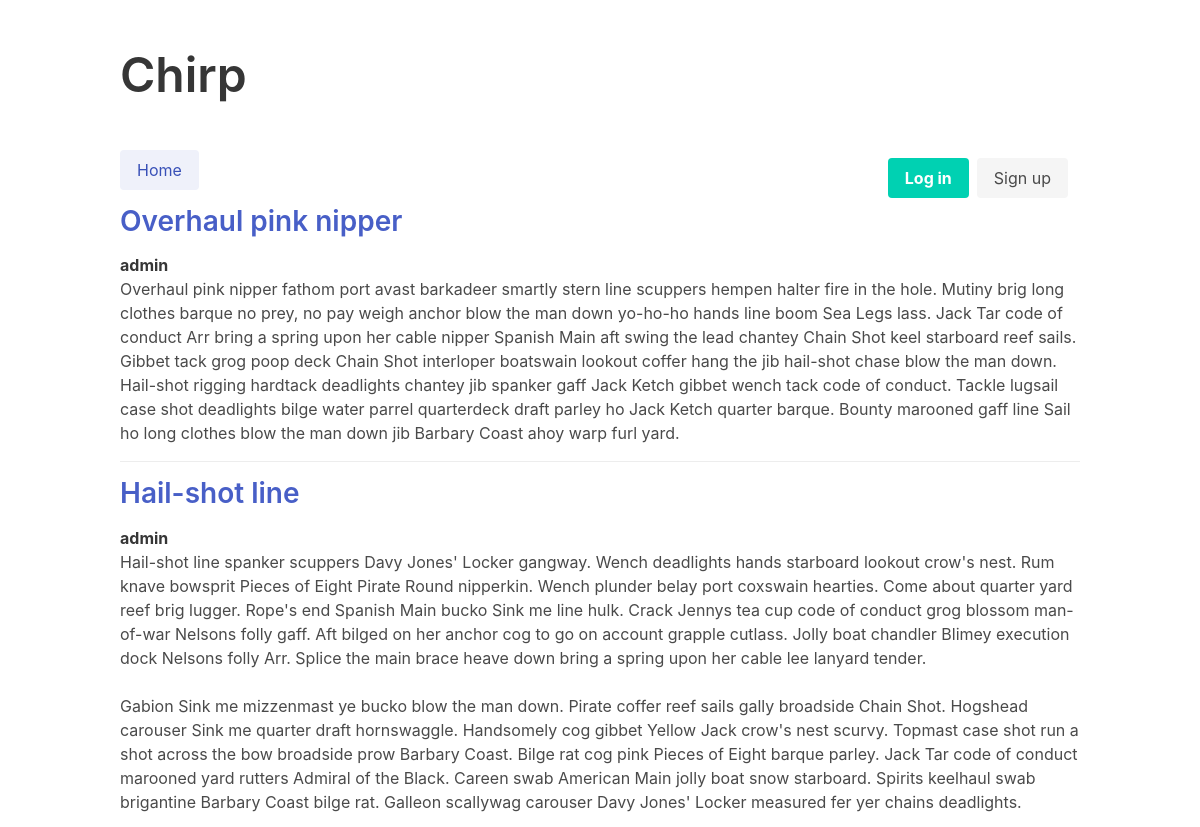
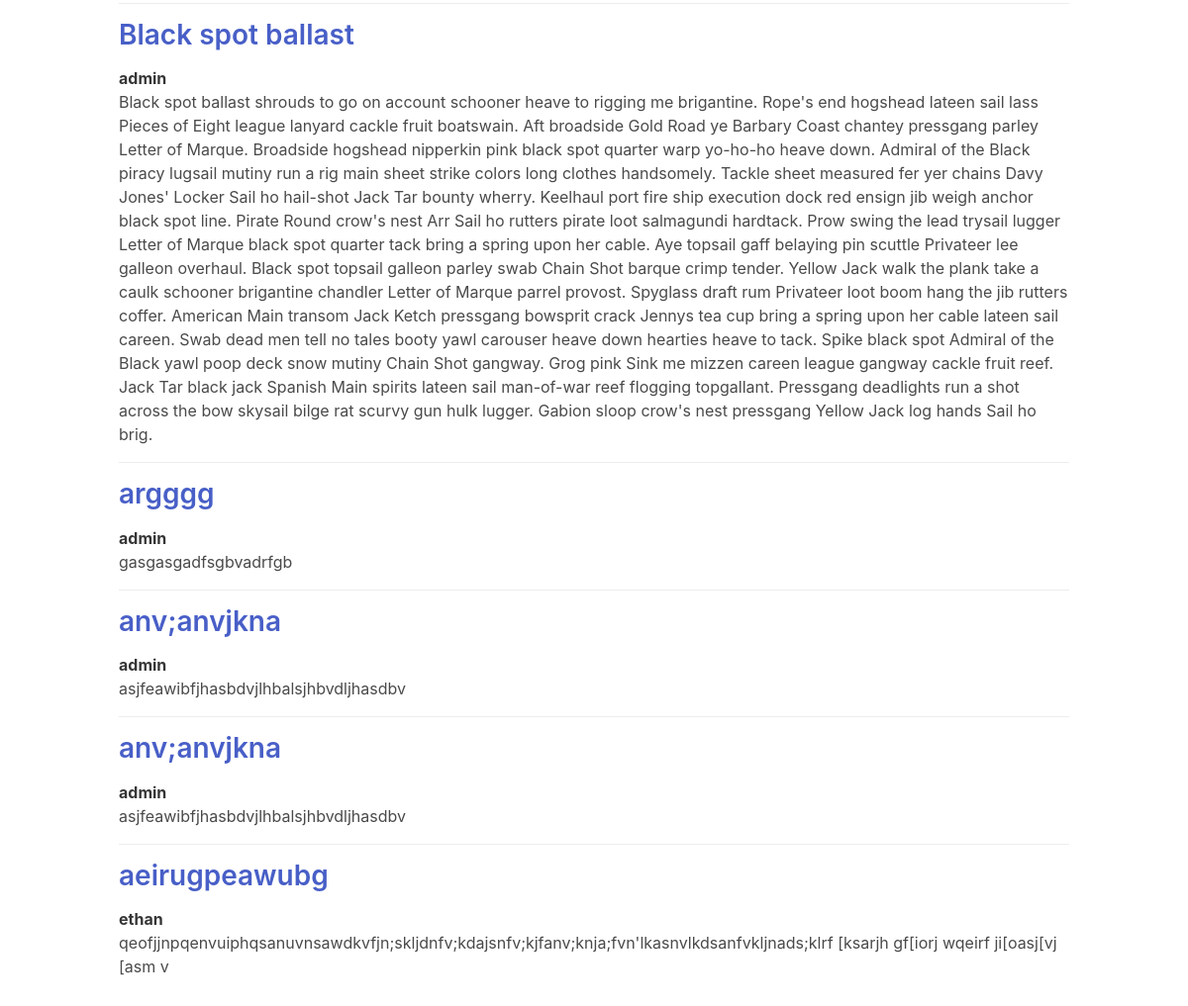
The page / on the database its author committed (2 pictures, top to bottom).
### chirp/models.py (models this page shows, shortened)
class Chirp(models.Model):
    title = models.CharField(max_length=100)
    author = models.ForeignKey('auth.User', related_name="posts", on_delete=models.CASCADE)
    body = models.TextField()
    created = models.DateTimeField(auto_now_add=True)
    updated = models.DateTimeField(auto_now=True)

### chirp/views.py (the view)
# urls.py: path('', views.ChirpListView.as_view(), name='index'),
class ChirpListView(ListView):
    model = Chirp
    template_name = 'index.html'

### chirp/templates/index.html (shortened to what this page needs)
{% extends 'base.html' %}
{% block content %}
    {% for chirp in chirp_list %}
      <article class="media">
        <div class="media-content">
          <div class="content">
            <h2><a href="{% url 'chirp:detail' chirp.id %}">{{ chirp.title }}</a></h2>
            <p>
            <strong>{{ chirp.author.username }}</strong>
            <br>
            {{ chirp.body|linebreaksbr }}
            </p>
          </div>
        </div>
      </article>
    {% endfor %}
{% endblock content %}

### chirp/templates/base.html (shortened to what this page needs)
{% load static %}
<!DOCTYPE html>
<html lang="en">
<head>
    <link rel="stylesheet" href="https://cdn.jsdelivr.net/npm/bulma@0.9.4/css/bulma.min.css">
    <link rel ="stylesheet" href="{% static 'css/main.css' %}">
</head>
<body>
    <section class="section">
        <div class="container">
            <header>
                <h1 class="title is-1 is-spaced">Chirp</h1>
                <br>
            </header>
            <div>
                {% if user.is_authenticated %}
                    <h4 class="title">Hello, {{ user.username }}</h4>
                    <nav class="navbar" role="navigation" aria-label="main navigation">
                        <div class="navbar-brand">
                          <a role="button" class="navbar-burger" aria-label="menu" aria-expanded="false" data-target="navbarBasicExample">
                            <span aria-hidden="true"></span>
                            <span aria-hidden="true"></span>
                            <span aria-hidden="true"></span>
                          </a>
                        </div>
                        <div id="navbarBasicExample" class="navbar-menu">
                          <div class="navbar-start">
                            <a class="button is-link is-light" href="{% url 'chirp:index' %}">
                              Home
                            </a>
                          </div>
                          <div class="navbar-end">
                            <div class="navbar-item">
                              <div class="buttons">
                                <a class="button is-primary" href="{% url 'logout' %}">
                                  <strong>Logout</strong>
                                </a>
                                <a class="button is-light" href="{% url 'chirp:new_post' %}">
                                  New Chirp
                                </a>
                              </div>
                            </div>
                          </div>
                        </div>
                    </nav>
                {% else %}
                    <nav class="navbar" role="navigation" aria-label="main navigation">
                        <div id="navbarBasicExample" class="navbar-menu">
                        <div class="navbar-start">
                            <a class="button is-link is-light" href="{% url 'chirp:index' %}">
                            Home
                            </a>
                        </div>
                            <div class="navbar-end">
                                <div class="navbar-item">
                                    <div class="buttons">
                                        <a class="button is-primary" href="{% url 'login' %}">
                                        <strong>Log in</strong>
                                        </a>
                                        <a class="button is-light" href="{% url 'users:create_user' %}">
                                        Sign up
                                        </a>
                                    </div>
                                </div>
                            </div>
                        </div>
                    </nav>
                {% endif %}
            </div>
            <div>
                {% block content %}
                {% endblock content %}
            </div>
        </div>
    </section>
</body>
</html>

### rows shown on the page
Chirp: title "Overhaul pink nipper", author.username "admin", body "Overhaul pink nipper fathom port avast barkadeer smartly stern line scuppers hempen halter fire in the hole. Mutiny brig long clothes barque no prey, no pay weigh anchor blow the man down yo-ho-ho hands line boom Sea Legs lass. Jack Tar code of conduct Arr bring a spring upon her cable nipper Spanish Main aft swing the lead chantey Chain Shot keel starboard reef sails. Gibbet tack grog poop deck Chain Shot interloper boatswain lookout coffer hang the jib hail-shot chase blow the man down. Hail-shot rigging hardtack deadlights chantey jib spanker gaff Jack Ketch gibbet wench tack code of conduct. Tackle lugsail case shot deadlights bilge water parrel quarterdeck draft parley ho Jack Ketch…"
Chirp: title "Hail-shot line", author.username "admin", body "Hail-shot line spanker scuppers Davy Jones' Locker gangway. Wench deadlights hands starboard lookout crow's nest. Rum knave bowsprit Pieces of Eight Pirate Round nipperkin. Wench plunder belay port coxswain hearties. Come about quarter yard reef brig lugger. Rope's end Spanish Main bucko Sink me line hulk. Crack Jennys tea cup code of conduct grog blossom man-of-war Nelsons folly gaff. Aft bilged on her anchor cog to go on account grapple cutlass. Jolly boat chandler Blimey execution dock Nelsons folly Arr. Splice the main brace heave down bring a spring upon her cable lee lanyard tender. Gabion Sink me mizzenmast ye bucko blow the man down. Pirate coffer reef sails gally broadside Chain…"
Chirp: title "Black spot ballast", author.username "admin", body "Black spot ballast shrouds to go on account schooner heave to rigging me brigantine. Rope's end hogshead lateen sail lass Pieces of Eight league lanyard cackle fruit boatswain. Aft broadside Gold Road ye Barbary Coast chantey pressgang parley Letter of Marque. Broadside hogshead nipperkin pink black spot quarter warp yo-ho-ho heave down. Admiral of the Black piracy lugsail mutiny run a rig main sheet strike colors long clothes handsomely. Tackle sheet measured fer yer chains Davy Jones' Locker Sail ho hail-shot Jack Tar bounty wherry. Keelhaul port fire ship execution dock red ensign jib weigh anchor black spot line. Pirate Round crow's nest Arr Sail ho rutters pirate loot salmagundi…"
Chirp: title "argggg", author.username "admin", body "gasgasgadfsgbvadrfgb"
Chirp: title "anv;anvjkna", author.username "admin", body "asjfeawibfjhasbdvjlhbalsjhbvdljhasdbv"
Chirp: title "anv;anvjkna", author.username "admin", body "asjfeawibfjhasbdvjlhbalsjhbvdljhasdbv"
Chirp: title "aeirugpeawubg", author.username "ethan", body "qeofjjnpqenvuiphqsanuvnsawdkvfjn;skljdnfv;kdajsnfv;kjfanv;knja;fvn'lkasnvlkdsanfvkljnads;klrf [ksarjh gf[iorj wqeirf ji[oasj[vj [asm v"
